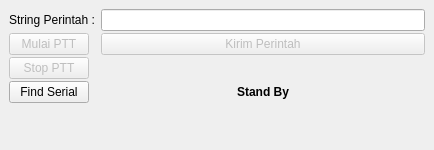
<?xml version="1.0" encoding="UTF-8"?>
<ui version="4.0">
 <class>MainWindow</class>
 <widget class="QMainWindow" name="MainWindow">
  <property name="windowModality">
   <enum>Qt::NonModal</enum>
  </property>
  <property name="geometry">
   <rect>
    <x>0</x>
    <y>0</y>
    <width>434</width>
    <height>150</height>
   </rect>
  </property>
  <property name="minimumSize">
   <size>
    <width>434</width>
    <height>150</height>
   </size>
  </property>
  <property name="maximumSize">
   <size>
    <width>800</width>
    <height>400</height>
   </size>
  </property>
  <property name="windowTitle">
   <string>Base Station Kendali</string>
  </property>
  <property name="autoFillBackground">
   <bool>false</bool>
  </property>
  <widget class="QWidget" name="centralwidget">
   <layout class="QVBoxLayout" name="verticalLayout">
    <item>
     <layout class="QFormLayout" name="formLayout">
      <property name="horizontalSpacing">
       <number>6</number>
      </property>
      <property name="verticalSpacing">
       <number>2</number>
      </property>
      <item row="0" column="0">
       <widget class="QLabel" name="label_lineDesc">
        <property name="text">
         <string>String Perintah :</string>
        </property>
       </widget>
      </item>
      <item row="0" column="1">
       <widget class="QLineEdit" name="line_toneInput">
        <property name="maxLength">
         <number>12</number>
        </property>
       </widget>
      </item>
      <item row="1" column="0">
       <widget class="QPushButton" name="PTTOn">
        <property name="enabled">
         <bool>false</bool>
        </property>
        <property name="text">
         <string>Mulai PTT</string>
        </property>
       </widget>
      </item>
      <item row="1" column="1">
       <widget class="QPushButton" name="PB_transmit">
        <property name="enabled">
         <bool>false</bool>
        </property>
        <property name="text">
         <string>Kirim Perintah</string>
        </property>
       </widget>
      </item>
      <item row="2" column="0">
       <widget class="QPushButton" name="PTT_Stop">
        <property name="enabled">
         <bool>false</bool>
        </property>
        <property name="text">
         <string>Stop PTT</string>
        </property>
       </widget>
      </item>
      <item row="3" column="0">
       <widget class="QPushButton" name="serOpen">
        <property name="text">
         <string>Find Serial</string>
        </property>
        <property name="checkable">
         <bool>true</bool>
        </property>
        <property name="checked">
         <bool>false</bool>
        </property>
       </widget>
      </item>
      <item row="3" column="1">
       <widget class="QLabel" name="StatDisplay">
        <property name="font">
         <font>
          <family>MS Shell Dlg 2</family>
          <weight>75</weight>
          <bold>true</bold>
         </font>
        </property>
        <property name="text">
         <string>Stand By</string>
        </property>
        <property name="alignment">
         <set>Qt::AlignCenter</set>
        </property>
       </widget>
      </item>
     </layout>
    </item>
   </layout>
  </widget>
  <action name="action_Exit">
   <property name="text">
    <string>&amp;Exit</string>
   </property>
  </action>
  <action name="actionVer_0_0_0">
   <property name="text">
    <string>Ver 0.0.0</string>
   </property>
  </action>
 </widget>
 <resources/>
 <connections/>
</ui>
